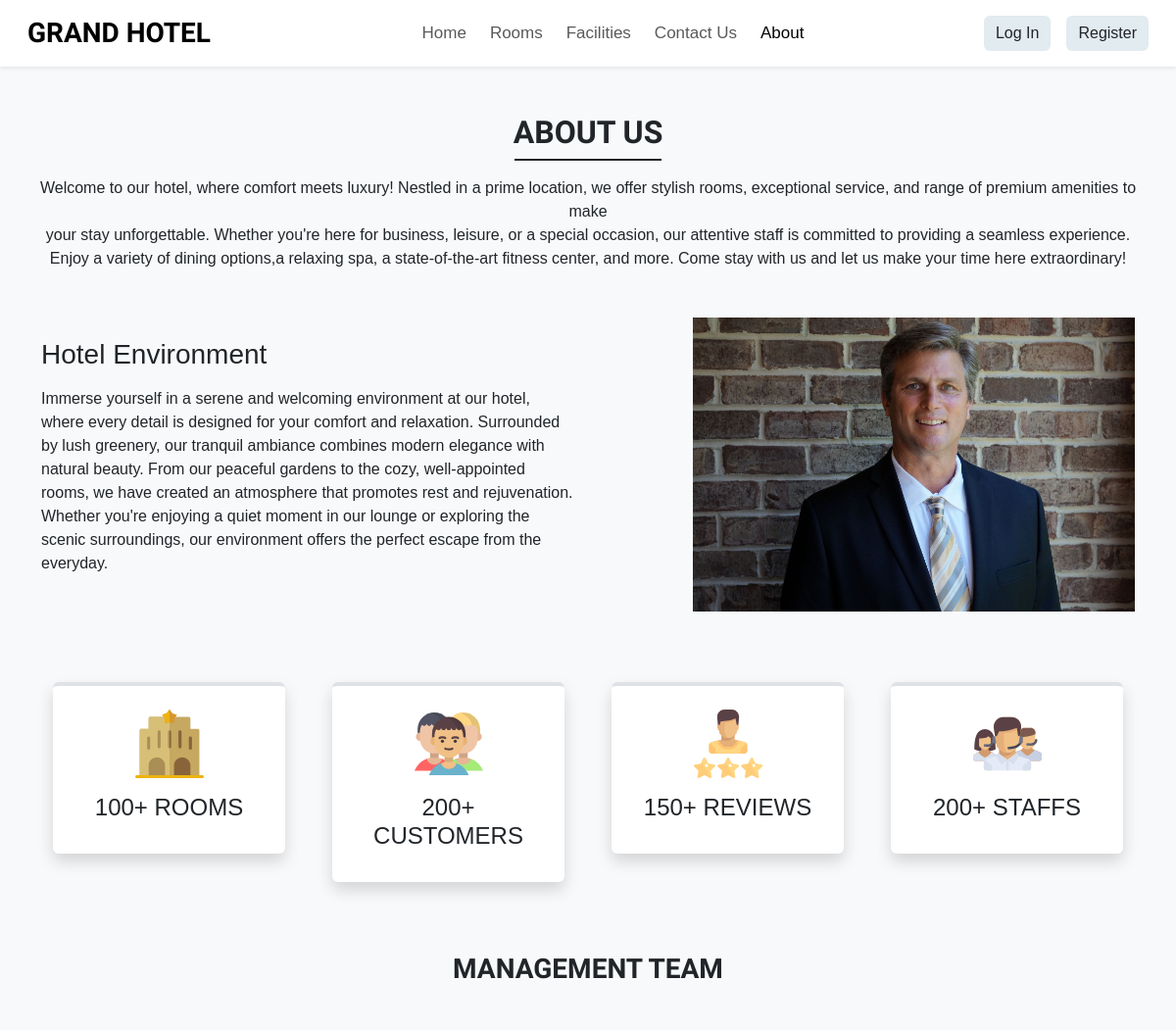
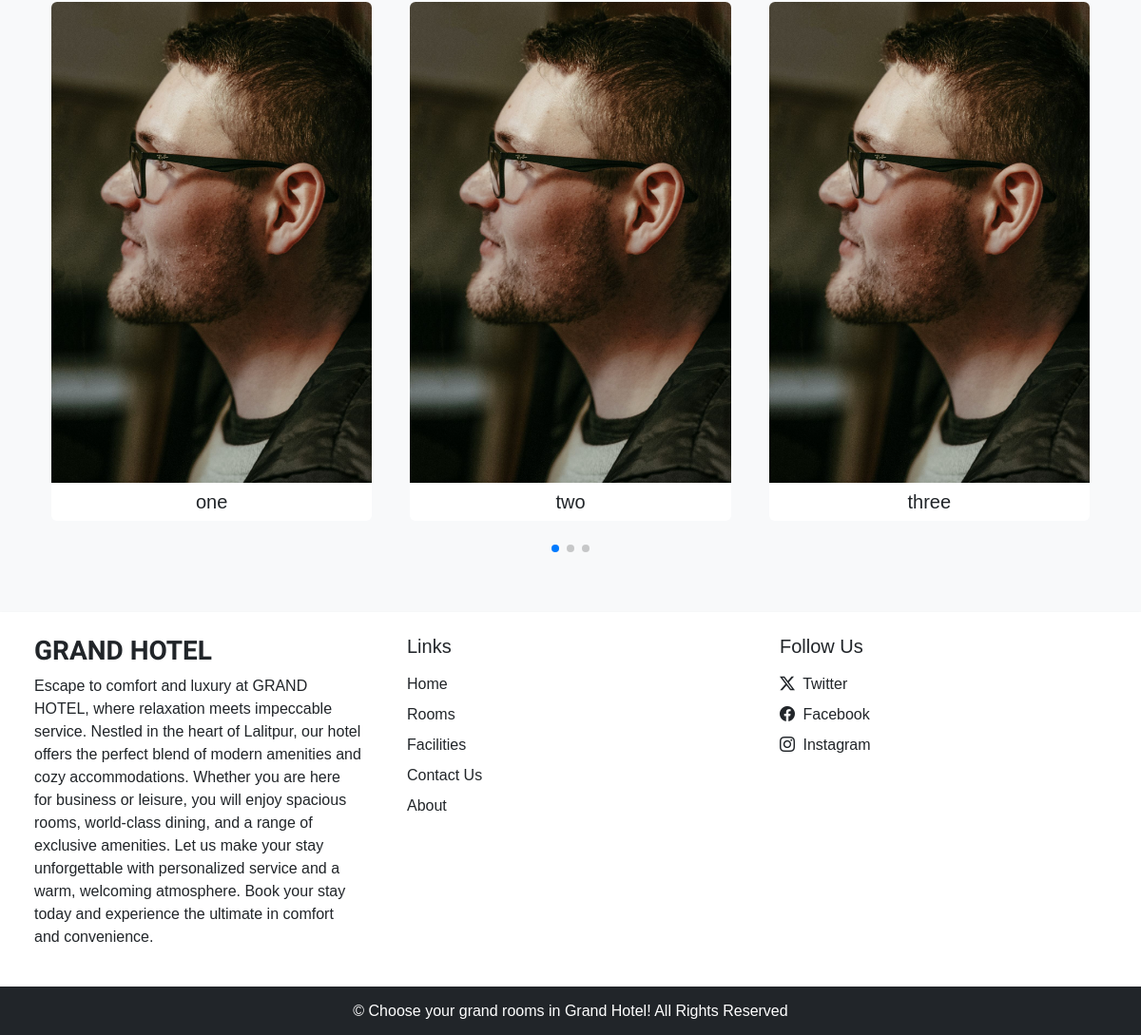
Page /about.php on the committed database (2 pictures, top to bottom).
### tables this page shows
CREATE TABLE `settings` (
  `sr_no` int(11) NOT NULL,
  `site_title` varchar(50) NOT NULL,
  `site_about` varchar(550) NOT NULL,
  `shutdown` tinyint(1) NOT NULL
);

CREATE TABLE `team_details` (
  `sr_no` int(11) NOT NULL,
  `name` varchar(50) NOT NULL,
  `picture` varchar(150) NOT NULL
);

### admin/inc/db_config.php (called while the page is built, shortened)
<?php
    function selectAll($table){
        $con = $GLOBALS['con'];
        $res = mysqli_query($con, "SELECT * FROM $table");
        return $res;
    }
    function select($sql, $values, $datatypes)
    {
        $con = $GLOBALS['con'];
        if($stmt = mysqli_prepare($con, $sql)){
            mysqli_stmt_bind_param($stmt, $datatypes, ...$values);
            if(mysqli_stmt_execute($stmt)){
                $res = mysqli_stmt_get_result($stmt);
                return $res;
            }
            else{
                mysqli_stmt_close($stmt);
                die("Query cannot be executed - Select");
            }
        }
        else{
            die("Query cannot be prepared - Select");
        }
    }
?>

### about.php (the view, shortened to what this page needs)
<!DOCTYPE html>
<html lang="en">
<head>
    <link rel="stylesheet" href="https://unpkg.com/swiper/swiper-bundle.min.css" />
    <?php require('inc/links.php');?>
</head>
<body class="bg-light">
    <?php require('inc/header.php')?>
    <div class="my-5 px-4">
        <h2 class="fw-bold h-font text-center">ABOUT US</h2>
        <div class="h-line bg-dark ">
        </div>
        <p class="text-center mt-3">
            Welcome to our hotel, where comfort meets luxury! Nestled in a prime location, we offer stylish rooms, exceptional service, and range of premium amenities to make<br> your stay unforgettable. Whether you're here for business, leisure, or a special occasion, our attentive staff is committed to providing a seamless experience.<br> Enjoy a variety of dining options,a relaxing spa, a state-of-the-art fitness center, and more. Come stay with us and let us make your time here extraordinary!
        </p>
    </div>
    <div class="container">
        <div class="row justify-content-between align-items-center">
            <div class="col-lg-6 col-md-5 mb-4 order-lg-1 order-md-1 order-2">
                <h3 class="mb-3">Hotel Environment</h3>
                <p>Immerse yourself in a serene and welcoming environment at our hotel, where every detail is designed for your comfort and relaxation. Surrounded by lush greenery, our tranquil ambiance combines modern elegance with natural beauty. From our peaceful gardens to the cozy, well-appointed rooms, we have created an atmosphere that promotes rest and rejuvenation. Whether you're enjoying a quiet moment in our lounge or exploring the scenic surroundings, our environment offers the perfect escape from the everyday.</p>
            </div>
            <div class="col-lg-5 col-md-5 mb-4 order-lg-2 order-md-2 order-1">
                <img src="images/about/about.jpg" class="w-100">
            </div>
        </div>
    </div>
    <div class="container mt-5">
        <div class="row">
            <div class="col-lg-3 col-md-6 mb-4 px-4">
                <div class="bg-white rounded shadow p-4 border-top border-4 text-center box">
                    <img src="images/about/hotel.svg" width="70px">
                    <h4 class="mt-3">100+ ROOMS</h4>
                </div>
            </div>
            <div class="col-lg-3 col-md-6 mb-4 px-4">
                <div class="bg-white rounded shadow p-4 border-top border-4 text-center box">
                    <img src="images/about/customers.svg" width="70px">
                    <h4 class="mt-3">200+ CUSTOMERS</h4>
                </div>
            </div>
            <div class="col-lg-3 col-md-6 mb-4 px-4">
                <div class="bg-white rounded shadow p-4 border-top border-4 text-center box">
                    <img src="images/about/rating.svg" width="70px">
                    <h4 class="mt-3">150+ REVIEWS</h4>
                </div>
            </div>
            <div class="col-lg-3 col-md-6 mb-4 px-4">
                <div class="bg-white rounded shadow p-4 border-top border-4 text-center box">
                    <img src="images/about/staff.svg" width="70px">
                    <h4 class="mt-3">200+ STAFFS</h4>
                </div>
            </div>
        </div>
    </div>
    <h3 class="my-5 fw-bold h-font text-center">MANAGEMENT TEAM</h3>
    <div class="container px-4">
        <div class="swiper mySwiper">
            <div class="swiper-wrapper mb-5">
                <?php
                    $about_r = selectAll('team_details');
                    $path = ABOUT_IMG_PATH;
                    while($row = mysqli_fetch_assoc($about_r)){
                        echo <<<data
                            <div class="swiper-slide bg-white text-center overflow-hidden rounded">
                                <img src="$path$row[picture]" class="w-100">
                                <h5 class="mt-2">$row[name]</h5>
                            </div>
                        data;
                    }
                ?>
            </div>
            <div class="swiper-pagination"></div>
        </div>
    </div>
    <?php require('inc/footer.php') ?>
</body>
</html>

### inc/links.php (shortened to what this page needs)
<link rel="stylesheet" href="https://cdnjs.cloudflare.com/ajax/libs/font-awesome/6.7.1/css/all.min.css">
<link href="https://cdn.jsdelivr.net/npm/bootstrap@5.3.3/dist/css/bootstrap.min.css" rel="stylesheet">
<link href="https://cdn.jsdelivr.net/npm/bootstrap-icons/font/bootstrap-icons.css" rel="stylesheet">
<link rel="stylesheet" href="css/common.css">
<?php
    require('admin/inc/db_config.php');
    $contact_q = "SELECT * FROM `contact_details` WHERE `sr_no`=?";
    $settings_q = "SELECT * FROM `settings` WHERE `sr_no`=?";
    $values = [1];
    $contact_r = mysqli_fetch_assoc(select($contact_q, $values, 'i'));
    $settings_r = mysqli_fetch_assoc(select($settings_q, $values, 'i'));
?>

### inc/header.php (shortened to what this page needs)
<!DOCTYPE html>
<html lang="en">
<head>
    <link href="https://cdn.jsdelivr.net/npm/bootstrap@5.3.0-alpha1/dist/css/bootstrap.min.css" rel="stylesheet">
</head>
<body>
    <nav id="nav-bar" class="navbar navbar-expand-lg navbar-light bg-white shadow-sm px-lg-3 py-lg-2 sticky-top">
        <div class="container-fluid">
            <a class="navbar-brand h-font me-5 fw-bold fs-3"
                href="index.php"><?php echo $settings_r['site_title']; ?></a>
            <div class="collapse navbar-collapse" id="navbarSupportedContent">
                <ul class="navbar-nav me-auto mb-2 mb-lg-0">
                    <li class="nav-item">
                        <a class="nav-link next me-2" href="index.php">Home</a>
                    </li>
                    <li class="nav-item">
                        <a class="nav-link next me-2" href="rooms.php">Rooms</a>
                    </li>
                    <li class="nav-item">
                        <a class="nav-link next me-2" href="facilities.php">Facilities</a>
                    </li>
                    <li class="nav-item">
                        <a class="nav-link next me-2" href="contact.php">Contact Us</a>
                    </li>
                    <li class="nav-item">
                        <a class="nav-link next" href="about.php">About</a>
                    </li>
                </ul>
                <ul class="navbar-nav">
                    <?php
                    if (!empty($_SESSION["user"])) {
                        echo '<li class="nav-item dropdown">';
                        echo '  <a class="nav-link dropdown-toggle" href="#" id="navbarDropdown" role="button" data-bs-toggle="dropdown" aria-expanded="false">';
                        echo '    <i class="fas fa-user-circle"></i> ' . htmlspecialchars($_SESSION["user_name"]);
                        echo '  </a>';
                        echo '  <ul class="dropdown-menu" aria-labelledby="navbarDropdown">';
                        echo '    <li><a class="dropdown-item" href="#">Profile</a></li>';
                        echo '    <li><a class="dropdown-item" href="logout.php">Logout</a></li>';
                        echo '  </ul>';
                        echo '</li>';
                    } else {
                        echo '<li class="nav-item"><button class="btn btn-custom ms-3" onclick="window.location.href=\'signin.php\'">Log In</button></li>';
                        echo '<li class="nav-item"><button class="btn btn-custom ms-3" onclick="window.location.href=\'register.php\'">Register</button></li>';
                    }
                    ?>
                </ul>
            </div>
        </div>
    </nav>
</body>
</html>

### inc/footer.php (shortened to what this page needs)
<div class="container-fluid bg-white shadow-sm mt-5 px-4">
    <div class="row">
        <div class="col-lg-4 p-4">
            <h3 class="h-font fw-bold fs-3 mb-2"><?php echo $settings_r['site_title'] ?></h3>
            <p>
                <?php echo $settings_r['site_about'] ?>
            </p>
        </div>
        <div class="col-lg-4 p-4">
            <h5 class="mb-3">Links</h5>
            <a href="index.php" class="d-inline-block mb-2 text-dark text-decoration-none">Home</a><br>
            <a href="rooms.php" class="d-inline-block mb-2 text-dark text-decoration-none">Rooms</a><br>
            <a href="facilities.php" class="d-inline-block mb-2 text-dark text-decoration-none">Facilities</a><br>
            <a href="contact.php" class="d-inline-block mb-2 text-dark text-decoration-none">Contact Us</a><br>
            <a href="about.php" class="d-inline-block mb-2 text-dark text-decoration-none">About</a><br>
        </div>
        <div class="col-lg-4 p-4">
            <h5 class="mb-3">Follow Us</h5>
            <?php
            if ($contact_r['tw'] != '') {
                echo <<<data
                    <a href="$contact_r[tw] " class="d-inline-block text-dark text-decoration-none mb-2">
                        <i class="bi bi-twitter-x me-1"></i> Twitter
                    </a>
                    <br>
                data;
            }
            ?>
            <a href="<?php echo $contact_r['fb'] ?>" class="d-inline-block text-dark text-decoration-none mb-2">
                <i class="bi bi-facebook me-1"></i> Facebook
            </a>
            <br>
            <a href="<?php echo $contact_r['insta'] ?>" class="d-inline-block text-dark text-decoration-none">
                <i class="bi bi-instagram me-1"></i> Instagram
            </a>
            <br>
        </div>
    </div>
</div>
<h6 class="text-center bg-dark text-white p-3 m-0">&copy; Choose your grand rooms in Grand Hotel! All Rights Reserved
</h6>

### css/common.css (style rules this page uses)
:root { --teal: #2ec1ac; --teal_hover: #279e8c; }
* { font-family: 'Poppins', sans-serif; }
.h-font { font-family: 'Merienda', cursive; }
.h-line { width: 150px; margin: 0 auto; height: 1.7px; }

### inc/header.php (style rules this page uses)
.navbar-nav { flex-grow: 1; justify-content: flex-end; }
.nav-link { font-size: 17px; }
.btn-custom { background-color: rgb(226, 235, 239); border: none; }

### rows in the picture
settings: site_title "GRAND HOTEL", site_about "Escape to comfort and luxury at GRAND HOTEL, where relaxation meets impeccable service. Nestled in the heart of Lalitpur, our hotel offers the perfect blend of modern amenities and cozy accommodations. Whether you are here for business or leisure, you will enjoy spacious rooms, world-class dining, and a range of exclusive amenities. Let us make your stay unforgettable with personalized service and a warm, welcoming atmosphere. Book your stay today and experience the ultimate in comfort and convenience."
team_details: picture (picture), name "one"
team_details: picture (picture), name "two"
team_details: picture (picture), name "three"
